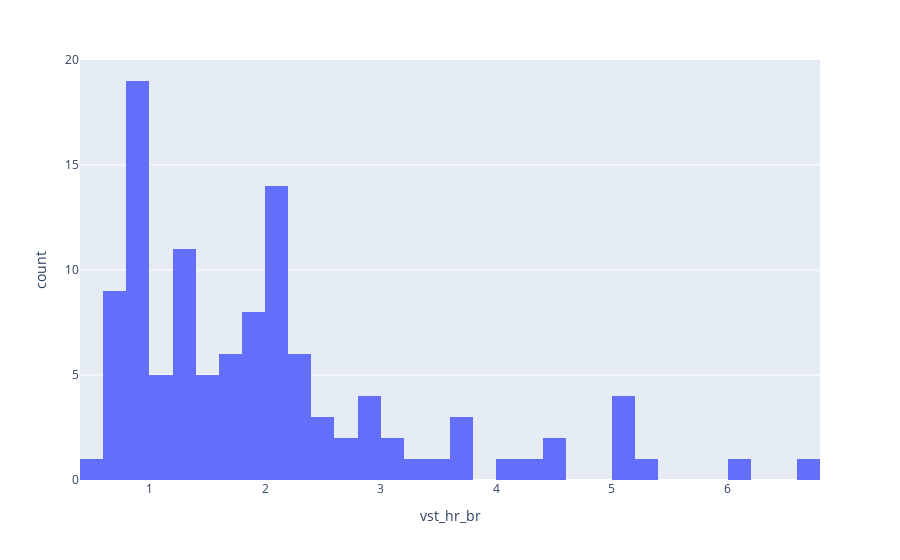

Notebook code for this chart:
### Markdown cell above
### 2.13 Calculating Metrics per Branch per Hour

Now let's take Vists and Digital Circ, and calculate the per hour per branch amount.  

Using histograms to see the resulting distribution, we see both are still skewed, ecirc per branch per hour even more so than visits per branch per hour.  

Similarly we can see this using describe().

### Code cell
plds_big_city['vst_hr_br']=(plds_big_city['VISITS']/plds_big_city['BRANLIB'])/plds_big_city['HRS_OPEN']
plds_big_city['ecirc_hr_br']=(plds_big_city['ELMATCIR']/plds_big_city['BRANLIB'])/plds_big_city['HRS_OPEN']


fig = px.histogram(plds_big_city, x="vst_hr_br", nbins =40)
fig.show()

### Figure 1 — Plotly figure (JSON) as saved in the notebook; plotly's stock layout.template omitted (floating-point values rounded to 4 significant figures)
{"data": [{"alignmentgroup": "True", "bingroup": "x", "hovertemplate": "vst_hr_br=%{x}<br>count=%{y}<extra></extra>", "legendgroup": "", "marker": {"color": "#636efa", "pattern": {"shape": ""}}, "name": "", "nbinsx": 40, "offsetgroup": "", "orientation": "v", "showlegend": false, "type": "histogram", "x": [5.154, 0.7356, 1.907, 2.518, 1.192, 1.68, 2.15, 4.31, 4.534, 1.969, 0.7723, 1.785, 1.482, 0.733, 3.742, 1.332, 3.177, 2.336, 0.9078, 1.192, 0.775, 0.767, 1.391, 1.893, 2.182, 5.158, 0.8079, 1.862, 2.617, 1.315, 1.707, 2.04, 5.044, 4.6, 1.982, 0.8253, 1.849, 1.434, 0.7213, 0.5372, 3.625, 1.326, 3.236, 0.8586, 1.238, 0.7695, 0.8043, 1.488, 1.927, 2.098, 3.596, 6.073, 0.9468, 2.044, 2.585, 1.334, 2.062, 5.075, 2.176, 0.9587, 2.003, 1.474, 0.8981, 0.6285, 2.868, 2.372, 0.9044, 1.191, 0.7804, 0.8254, 1.887, 1.223, 2.112, 2.19, 3.746, 0.9726, 2.257, 3.028, 1.408, 2.148, 5.298, 2.275, 0.9809, 2.048, 1.135, 0.9586, 2.853, 2.665, 0.952, 1.273, 0.8021, 0.9658, 1.735, 1.22, 2.395, 2.256, 1.015, 2.964, 2.194, 6.779, 2.097, 1.625, 2.981, 4.016, 0.9426, 1.354, 0.9077, 0.8371, 1.799, 1.246, 2.488], "xaxis": "x", "yaxis": "y"}], "layout": {"barmode": "relative", "legend": {"tracegroupgap": 0}, "margin": {"t": 60}, "xaxis": {"anchor": "y", "domain": [0, 1], "title": {"text": "vst_hr_br"}}, "yaxis": {"anchor": "x", "domain": [0, 1], "title": {"text": "count"}}}}
